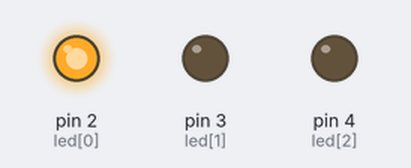
A sketch run on a simulated Arduino Uno, built with avr-gcc and run on an emulated ATmega328P. Parts: output pins drawn as LEDs (lit = HIGH).

Above: at 0.5 s.
At 1.5 s:
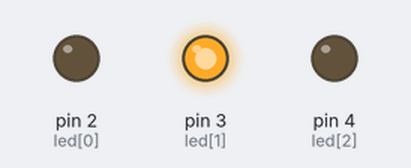
At 5.5 s:
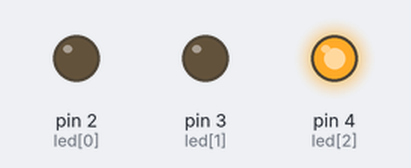
Timing chart, 0 to 6.9 s (numbered marks = the images above):
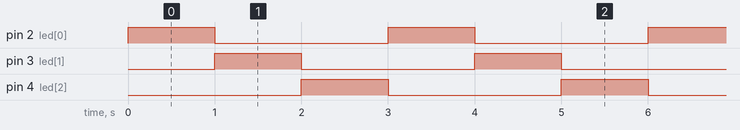

Measured:
- by itself, pin 2 (led[0]), pin 3 (led[1]), pin 4 (led[2]): alternates HIGH for 1.0 s and LOW for 2.0 s
- by itself, everything shown: repeats every 3.0 s, in 4 steps

The sketch:

Semafaro.ino
```cpp
const int led[3] = {2,3,4};

void setup() {
  for(int i = 0; i < 3; i++){
    pinMode(led[i], OUTPUT);
  }
}

void loop() {
  for(int i = 0; i < 3; i++){
    digitalWrite(led[i], HIGH);
    delay(1000);
    digitalWrite(led[i], LOW);
  }
  }
```
